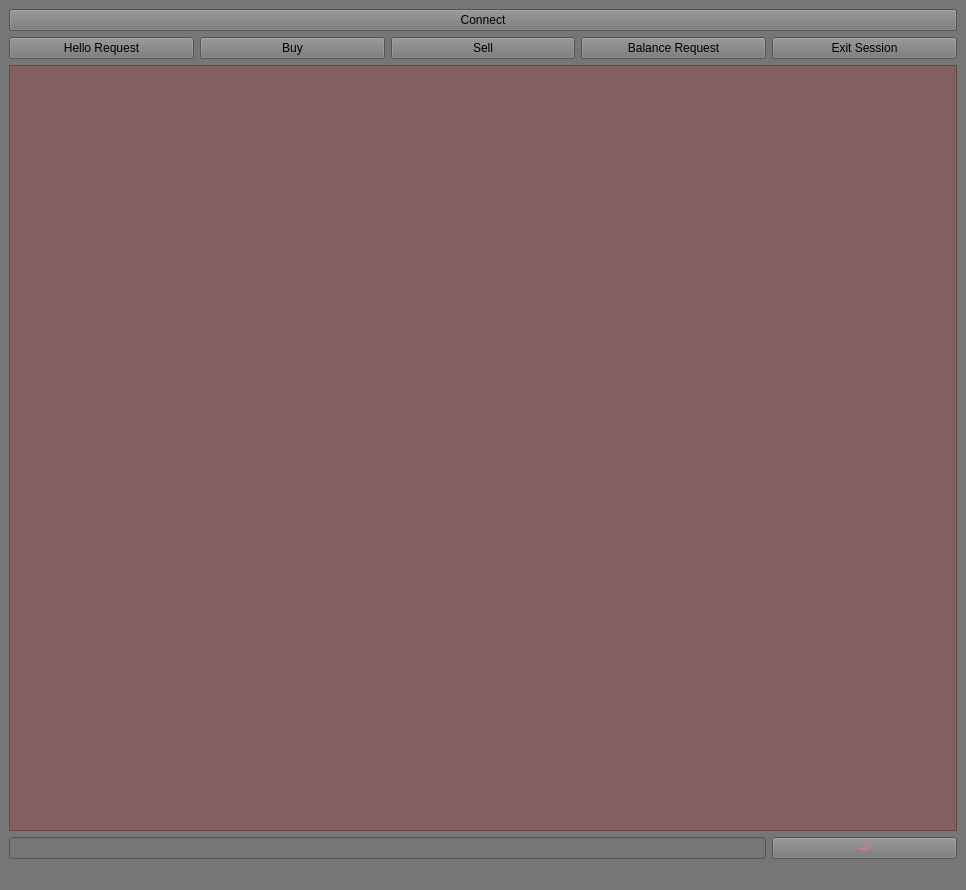
<?xml version="1.0" encoding="UTF-8"?>
<ui version="4.0">
 <class>MainWindow</class>
 <widget class="QMainWindow" name="MainWindow">
  <property name="geometry">
   <rect>
    <x>0</x>
    <y>0</y>
    <width>966</width>
    <height>890</height>
   </rect>
  </property>
  <property name="windowTitle">
   <string>MainWindow</string>
  </property>
  <property name="styleSheet">
   <string notr="true">background-color: rgb(118, 118, 118);</string>
  </property>
  <widget class="QWidget" name="centralwidget">
   <layout class="QGridLayout" name="gridLayout_2">
    <item row="3" column="3">
     <widget class="QPushButton" name="btn_balance">
      <property name="styleSheet">
       <string notr="true">font: 700 11pt &quot;Segoe UI&quot;;</string>
      </property>
      <property name="text">
       <string>Balance Request</string>
      </property>
     </widget>
    </item>
    <item row="0" column="0" colspan="5">
     <widget class="QPushButton" name="btn_connect">
      <property name="styleSheet">
       <string notr="true">font: 700 11pt &quot;Segoe UI&quot;;</string>
      </property>
      <property name="text">
       <string>Connect</string>
      </property>
     </widget>
    </item>
    <item row="4" column="0" colspan="5">
     <widget class="QTextBrowser" name="textBrowser">
      <property name="styleSheet">
       <string notr="true">background-color: rgb(131, 95, 95);</string>
      </property>
     </widget>
    </item>
    <item row="3" column="0">
     <widget class="QPushButton" name="btn_hello">
      <property name="styleSheet">
       <string notr="true">font: 700 11pt &quot;Segoe UI&quot;;</string>
      </property>
      <property name="text">
       <string>Hello Request</string>
      </property>
     </widget>
    </item>
    <item row="3" column="1">
     <widget class="QPushButton" name="btn_buy">
      <property name="styleSheet">
       <string notr="true">font: 700 11pt &quot;Segoe UI&quot;;</string>
      </property>
      <property name="text">
       <string>Buy</string>
      </property>
     </widget>
    </item>
    <item row="5" column="0" colspan="4">
     <widget class="QLineEdit" name="lineEdit"/>
    </item>
    <item row="5" column="4">
     <widget class="QPushButton" name="btn_type">
      <property name="styleSheet">
       <string notr="true">font: 700 11pt &quot;Segoe UI&quot;;
color: rgb(255, 117, 131);</string>
      </property>
      <property name="text">
       <string>-&gt;</string>
      </property>
     </widget>
    </item>
    <item row="3" column="2">
     <widget class="QPushButton" name="btn_sell">
      <property name="styleSheet">
       <string notr="true">font: 700 11pt &quot;Segoe UI&quot;;</string>
      </property>
      <property name="text">
       <string>Sell</string>
      </property>
     </widget>
    </item>
    <item row="3" column="4">
     <widget class="QPushButton" name="btn_exit">
      <property name="styleSheet">
       <string notr="true">font: 700 11pt &quot;Segoe UI&quot;;</string>
      </property>
      <property name="text">
       <string>Exit Session</string>
      </property>
     </widget>
    </item>
   </layout>
  </widget>
  <widget class="QMenuBar" name="menubar">
   <property name="geometry">
    <rect>
     <x>0</x>
     <y>0</y>
     <width>966</width>
     <height>25</height>
    </rect>
   </property>
  </widget>
  <widget class="QStatusBar" name="statusbar"/>
 </widget>
 <resources/>
 <connections/>
</ui>
